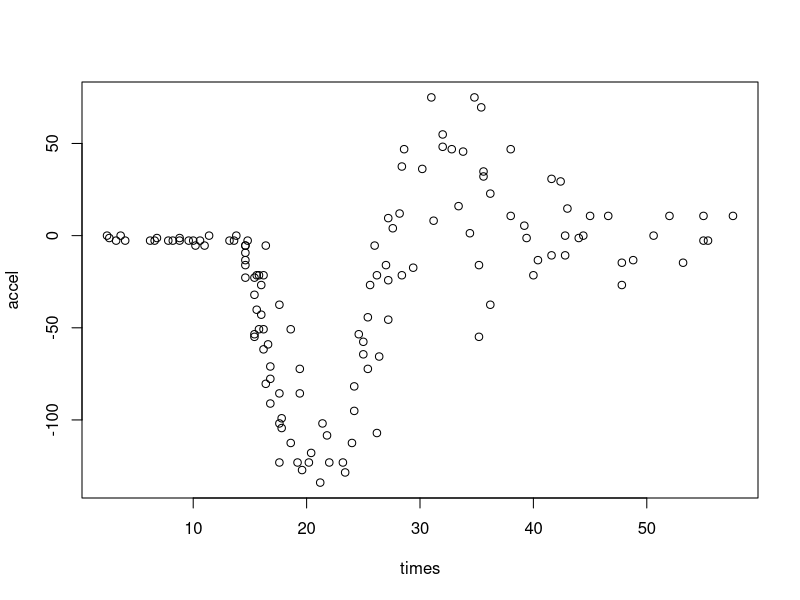
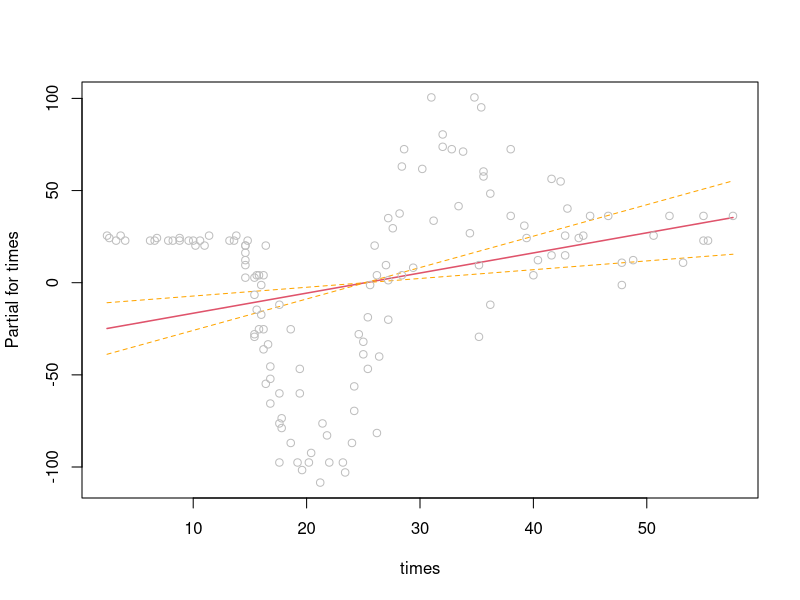
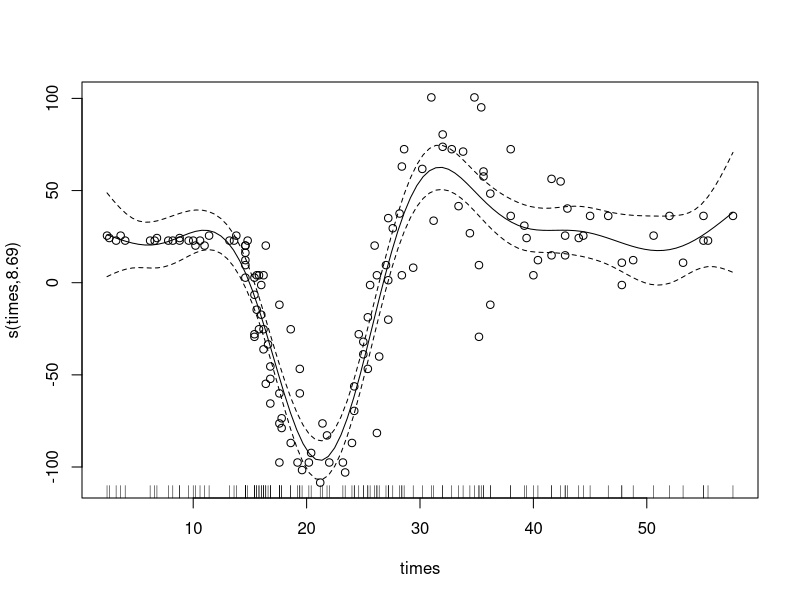
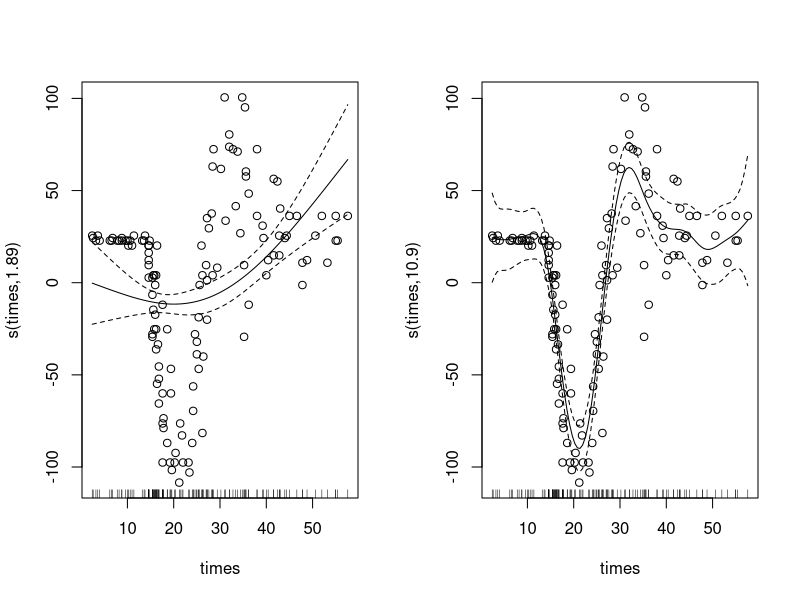
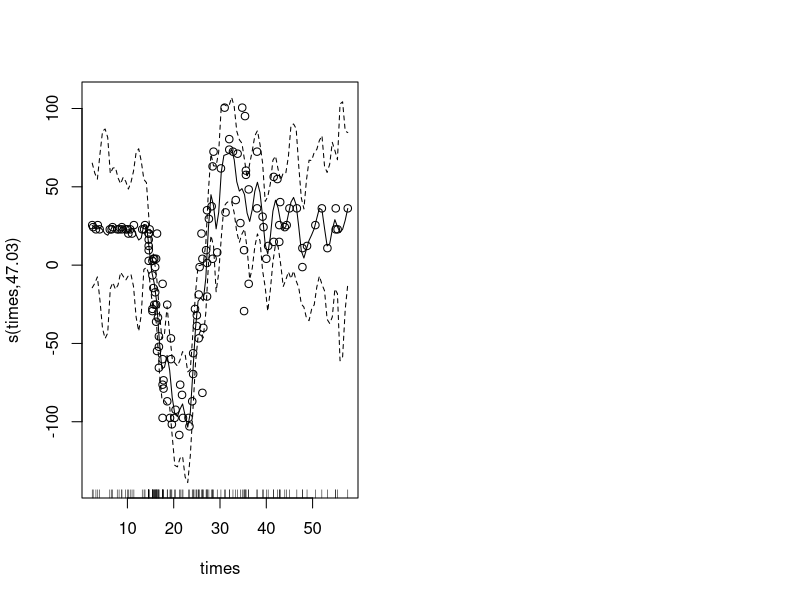

Source code (R) for these figures, in order:
library(mgcv)
mcycle <- MASS::mcycle
head(mcycle)
plot(mcycle)
lm_mod <- lm(accel ~ times, data = mcycle)
termplot(lm_mod, partial.resid = TRUE, se = TRUE)
gam_mod <- gam(accel ~ s(times), data = mcycle)
plot(gam_mod, residuals = TRUE, pch = 1)
coef(gam_mod)
gam_mod_k3 <- gam(accel ~ s(times, k = 3), data = mcycle)
gam_mod_k20 <- gam(accel ~ s(times, k = 20), data = mcycle)
par(mfrow = c(1, 2))
plot(gam_mod_k3, residuals = TRUE, pch = 1)
plot(gam_mod_k20, residuals = TRUE, pch = 1)
gam_mod_sk <- gam(accel ~ s(times, k = 50), data = mcycle, sp = 0.0001)
plot(gam_mod_sk, residuals = TRUE, pch = 1)